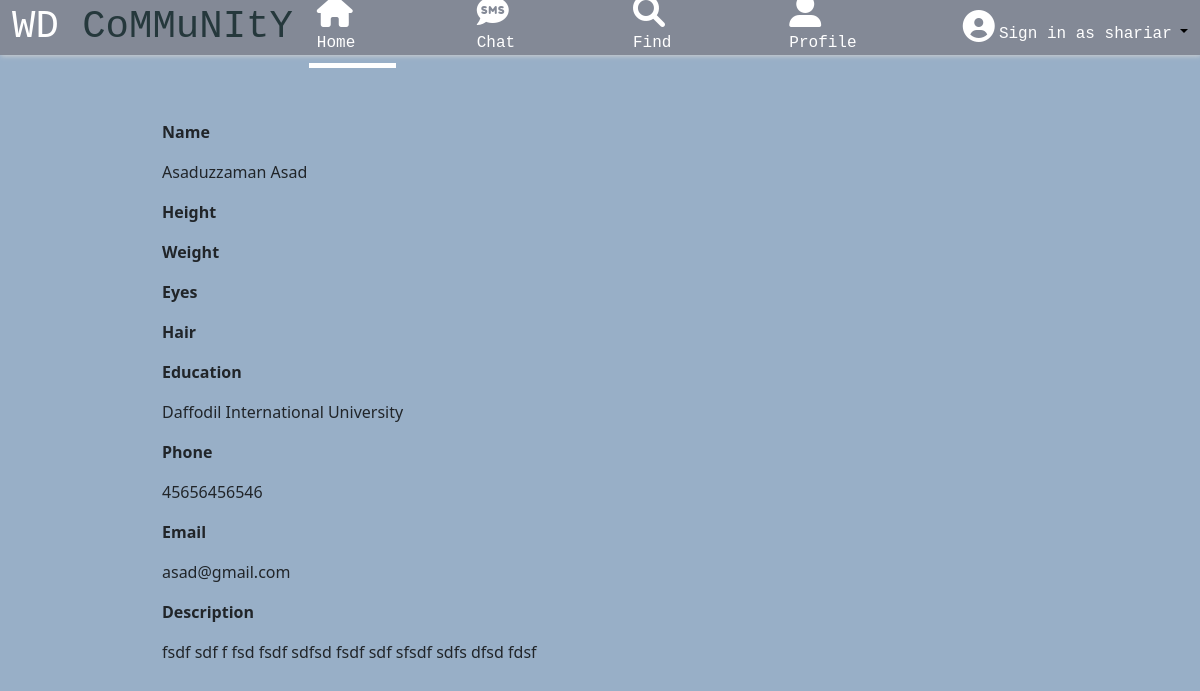
Page /user_about/8 (signed in) on the committed database.
### homepage/models.py (models this page shows, shortened)
class profile(models.Model):
    name = models.CharField (max_length=99,null=True,blank=True)
    username = models.CharField (max_length=99,null=True,blank=True)
    skills = models.CharField (max_length=99)
    framework = models.CharField (max_length=99)
    education = models.CharField (max_length=99)
    phone = models.CharField (max_length=99)
    email = models.CharField (max_length=99)
    description = models.TextField ()
    gender = models.CharField (max_length=99,null=True)
    cover_pic = models.ImageField(upload_to='photo/', blank=True, null=True, default = "photo/cover.png")
    profile_pic = models.ImageField(upload_to='photo/', blank=True, null=True, default = "photo/user.jpg")

### homepage/views.py (the view)
# urls.py: path('user_about/<int:pk>',views.user_about.as_view(),name="user_about"),
class user_about (DetailView):
    model = profile
    template_name = "user_about.html"

### templates/user_about.html (shortened to what this page needs)
{% load static %}
<!DOCTYPE html>
<html lang="en">
<head>
    <link href="https://cdn.jsdelivr.net/npm/bootstrap@5.1.3/dist/css/bootstrap.min.css" rel="stylesheet"
>
    <link rel="stylesheet" href="https://cdnjs.cloudflare.com/ajax/libs/font-awesome/6.0.0-beta3/css/all.min.css"
 />
    <link href="http://fonts.cdnfonts.com/css/romantic" rel="stylesheet">
    <link href="http://fonts.cdnfonts.com/css/valeerie-morrie" rel="stylesheet">
</head>
{% if user.is_authenticated %}
<body>
    <nav class="navbar navbar-expand-lg navbar-light nav fixed-top">
        <div class="container-fluid box_shadow">
            <a style="color: white; font-family:monospace; font-size: 39px;" class="navbar-brand" href="/">WD
                <span style="color: #25383C">CoMMuNItY</span></a>
            <div class="collapse navbar-collapse" id="navbarSupportedContent">
                <ul class="navbar-nav navs ms-auto mb-2 mb-lg-0">
                    <li class="nav-item nav_item">
                        <a style="color: white; border-bottom: 5px solid white;text-decoration: none;font-family: monospace;"
                            class="nav-link" aria-current="page" href="{% url 'home' %}"><i
                                class="fas fa-home fa-2x"></i> Home</a>
                    </li>
                    <li class="nav-item nav_item">
                        <a style="color: white ;text-decoration: none;font-family: monospace;" class="nav-link"
                            aria-current="page" href="{% url 'chat_list' %}"><i class="fas fa-sms fa-2x"></i> Chat</a>
                    </li>
                    <li class="nav-item nav_item">
                        <a style="color: white ;text-decoration: none;font-family: monospace;" class="nav-link"
                            aria-current="page" href="/"><i class="fas fa-search fa-2x"></i> Find</a>
                    </li>
                    <li class="nav-item nav_item">
                        <a style="color: white;text-decoration: none;font-family: monospace;" class="nav-link"
                            aria-current="page" href="{% url 'user_profile' %}"><i class="fas fa-user-alt fa-2x"></i>
                            Profile</a>
                    </li>
                </ul>
                <ul style="margin: none;" class="navbar-nav ms-auto mb-2 mb-lg-0">
                    <li style="float: left;margin-top: 0px;" class="nav-item dropdown">
                        {% if user.is_authenticated %}
                    <li style="float: left;margin-top: 0px;" class="nav-item dropdown">
                        <a style="color: black;text-decoration: none;" class="nav-link-user dropdown-toggle" href="#"
                            id="navbarDropdown" role="button" data-bs-toggle="dropdown" aria-expanded="false">
                            <i style = "color: white;" class="fas fa-user-circle fa-2x"></i>
                            <span style="color: white; font-family: monospace;"> Sign in as {{ user.username }}</span>
                        </a>
                    </li>
                    {% else %}
                    <a style="color: whblackite ;" class="nav-link" aria-current="page" href="{% url 'signin' %}"><i
                            class="fas fa-user-circle fa-2x"></i>
                        <span style="color: black;font-family: 'Winter', sans-serif;"> Signup/Signin</span>
                    </a>
                    {% endif %}
                    </li>
                </ul>
            </div>
        </div>
    </nav>
    <br>
    <br>
    <br>
    <br>
    <br>
    <div style="width: 73%;margin: auto;">
        <p><b>Name</b></p>
        <p>{{ profile.name }}</p>
        <p><b>Height</b></p>
        <p><b>Weight</b></p>
        <p><b>Eyes</b></p>
        <p><b>Hair</b></p>
        <p><b>Education</b></p>
        <p>{{ profile.education }}</p>
        <p><b>Phone</b></p>
        <p>{{ profile.phone }}</p>
        <p><b>Email</b></p>
        <p>{{ profile.email }}</p>
        <p><b>Description</b></p>
        <p>{{ profile.description }}</p>
    </div>
</body>
{% else %}
{% load static %}
{% endif %}
</html>

### templates/user_about.html (style rules this page uses)
.nav_item { margin-right: 73px; }
.box_shadow { background-color: #838996; height: 39px; }
.nav { -webkit-box-shadow: 1px 1px 5px 0px rgba(207, 207, 207, 1); -moz-box-shadow: 1px 1px 5px 0px rgba(207, 207, 207, 1); box-shadow: 1px 1px 5px 0px rgba(207, 207, 207, 1); }
.navbar { background-color: #838996; }
.navs { margin: auto; }
body { background-color: #98AFC7; background-attachment: fixed; background-size: cover; }

### rows in the picture
profile: name "Asaduzzaman Asad", education "Daffodil International University", phone "45656456546", email "asad@gmail.com", description "fsdf sdf f fsd fsdf sdfsd fsdf sdf sfsdf sdfs dfsd fdsf"

### other values in the picture
{{ user.username }} "shariar"
